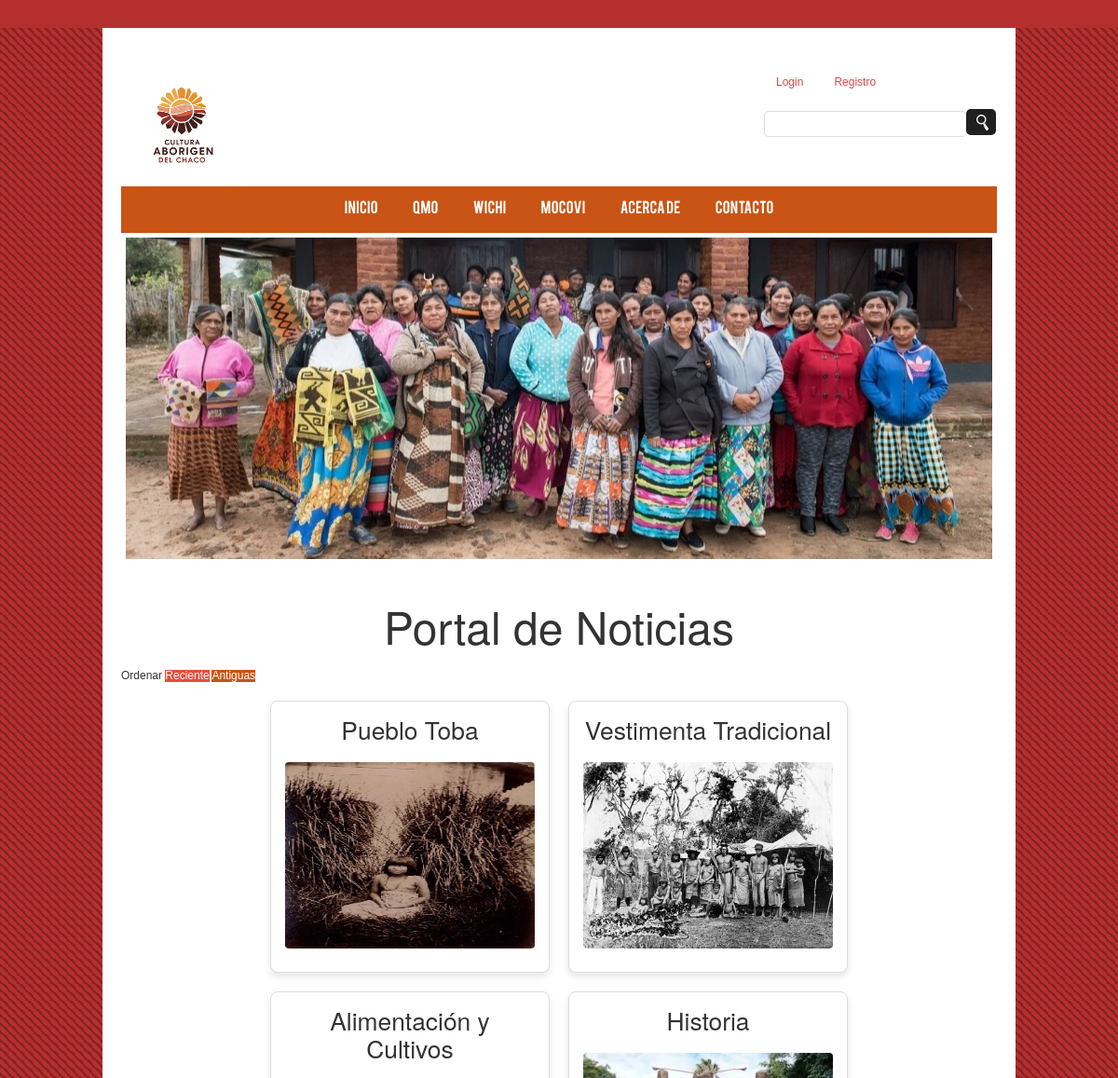
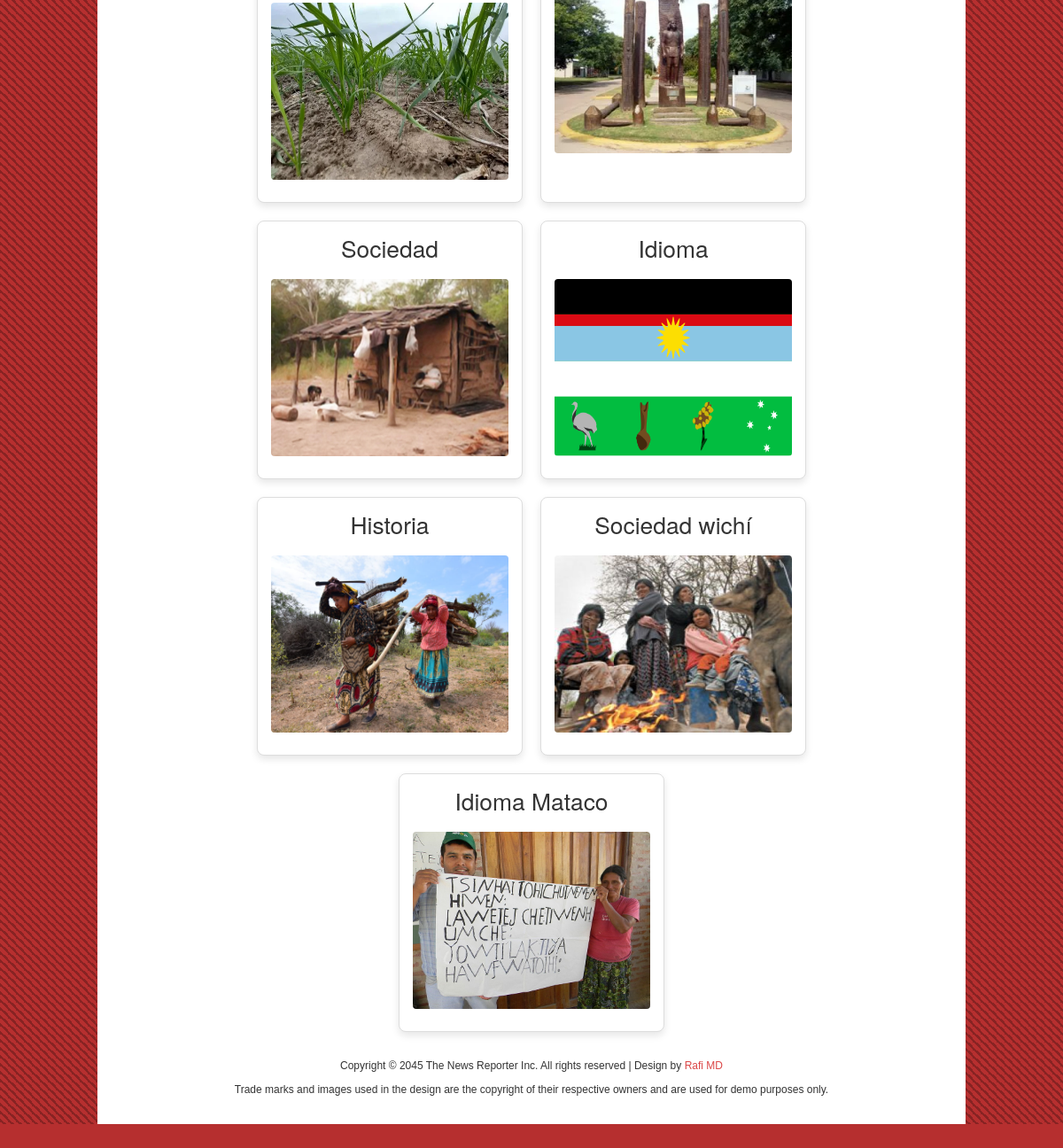
The page / on the database its author committed (2 pictures, top to bottom).
### apps/noticias/models.py (models this page shows, shortened)
class Articulo(models.Model):
    titulo = models.CharField(max_length=200)
    contenido = models.TextField()
    fecha_publicacion = models.DateTimeField(default=timezone.now)
    autor = models.CharField(max_length=100)
    categoria = models.ForeignKey(Categoria, on_delete=models.SET_NULL, null=True, blank=True, related_name='articulos')
    imagen = models.ImageField(upload_to='articulos', blank=True, null=True)

### apps/noticias/views.py (the view)
# urls.py: path('',views.Listar_Articulo, name = 'inicio'),
def Listar_Articulo(request):
    articulos = Articulo.objects.all()
    orden = request.GET.get('orden', None)
    if orden:
        if orden == 'asc':
            articulos = articulos.order_by('fecha_publicacion')
        else:
            articulos = articulos.order_by('-fecha_publicacion')
    return render(request,'noticias/listar_articulo.html',{'articulo':articulos})

### templates/noticias/listar_articulo.html (shortened to what this page needs)
{% extends 'index.html' %}
{% block contenido_cuerpo %}
    <h1 class="titulo-Principal">Portal de Noticias</h1>
    <div>
        Ordenar
        <a href="{%url 'noticias:path_listar_noticias'%}?orden=dsc"class="btn-borrar">Reciente</a>
        <a href="{%url 'noticias:path_listar_noticias'%}?orden=asc"class= "btn-modificar">Antiguas</a>
    </div>
    <div class="contenedor-articulos">
        {% for p in articulo %}
            <div class="articulo">
                <h2 class="titulo">{{p.titulo}}</h2>
                <a href="{% url 'noticias:path_detalle_articulo' p.pk %}">
                    <img src="{{p.imagen.url}}" alt="{{p.titulo}}">
                </a>
            </div>
        {% endfor %}
    </div>
{% endblock contenido_cuerpo %}

### templates/index.html (shortened to what this page needs)
{% load static %}
<!DOCTYPE html PUBLIC "-//W3C//DTD XHTML 1.0 Transitional//EN" "http://www.w3.org/TR/xhtml1/DTD/xhtml1-transitional.dtd">
<html xmlns="http://www.w3.org/1999/xhtml">
<head>
<link rel="stylesheet" type="text/css" href="{% static 'font/font-awesome.min.css'%}" />
<link rel="stylesheet" type="text/css" href="{% static 'font/font.css'%}" />
<link rel="stylesheet" type="text/css" href="{% static 'css/bootstrap.min.css'%}" media="screen" />
<link rel="stylesheet" type="text/css" href="{% static 'css/style.css'%}" media="screen" />
<link rel="stylesheet" type="text/css" href="{% static 'css/responsive.css'%}" media="screen" />
<link rel="stylesheet" type="text/css" href="{% static 'css/jquery.bxslider.css'%}" media="screen" />
</head>
<body>
<div class="body_wrapper">
  <div class="center">
    <div class="header_area">
      <div class="logo floatleft">
        <a href="#"><img src="{% static 'img/logo.png' %}" alt="alexis" /></a>
      </div>
      <div class="social_plus_search floatright">
        <div class="social">
          <ul>
              {% if user.is_authenticated %}
               <li>
                <span>Hola {{user.username}}</span>
               </li>
              <li>
                <form method="POST" action="{% url 'usuarios:path_logout' %}">
                  {% csrf_token %}
                  <button type="submit" class="btn-cerrar-sesion">Cerrar Sesión</button>
                 </form>
              </li>
              {% else %}
               <li>
                  <a href="{% url 'usuarios:path_login'%}">Login</a>
               </li>
               <li>
                  <a href="{% url 'usuarios:path_registro'%}">Registro</a>
               </li>
              {% endif %}
          </ul>
        </div>
        <div class="search">
          <form action="{% url 'noticias:buscar' %}" method="get" id="search_form" autocomplete="off">
             <input type="text" name="q" id="s" />
            <input type="submit" id="searchform" value="search" />
          </form>
        </div>
      </div>
    </div>
    <div class="main_menu_area">
      <ul id="nav">
        <li><a href="{% url 'noticias:inicio' %}">Inicio</a>
        <li><a href="{% url 'noticias:filtro_qom'%}">Qmo</a>
        <li><a href="{% url 'noticias:filtro_wichi'%}">Wichi</a></li>
        <li><a href="{% url 'noticias:filtro_mocovi'%}">Mocovi</a>
        <li><a href="{% url 'noticias:acerca_de'%}">Acerca de</a></li>
        <li><a href="{%url 'noticias:contacto'%}">Contacto</a></li>
        </li>
      </ul>
    </div>
    <div class="slider_area">
      <div class="slider">
        <ul class="bxslider">
          <li><img src="{%static 'img/pueblo-qom-originario.jpg'%}" alt="" title="Slider caption text" /></li>
      </div>
     </div>
    <br>
    <br>
<div class = "cuerpo">
    <p>
       {% block contenido_cuerpo %}
       {% endblock contenido_cuerpo %}
    </p>
</div>
<div class="copyright_text">
        <p>Copyright &copy; 2045 The News Reporter Inc. All rights reserved | Design by <a target="_blank" rel="nofollow"
          href="http://www.graphicsfuel.com/2045/10/wp-magazine-theme-template-psd/">Rafi MD</a></p>
        <p>Trade marks and images used in the design are the copyright of their respective owners and are used for demo purposes only.</p>
      </div>
    </div>
  </div>
</body>
</html>

### static/css/style.css (style rules this page uses)
* { margin:0; padding:0 }
body { font-family:Arial; font-size:12px; line-height:13px; background:top center no-repeat fixed #b62f2f }
a { color:#d52929db; text-decoration:none }
input[type=text], input[type=password], textarea { border:1px solid #ddd; padding:5px }
input[type=submit] h1, h2, h4, h5, h6 { font-weight:normal; margin:0 0 15px }
h2 { font-size:25px; line-height:30px }
img { max-width:100%; height:auto }
.floatleft { float:left }
.floatright { float:right }
.center { width:980px; display:block; margin:0 auto; padding:20px; background:#fff; transition:all 1.3s ease 0s; -moz-transition:all 1.3s ease 0s; -webkit-transition:all 1.3s ease 0s; -o-transition:all 1.3s ease 0s; -ms-transition:all 1.3s ease 0s }
div { overflow:hidden }
.slider { height:350px; overflow:visible }
.bxslider, .bx-viewport, .bx-controls, .bx-pager, .bx-controls-direction { overflow:visible }
#nav { display:block }
.body_wrapper { background:url("imagen/body_bg.png") repeat; margin-top:30px; margin-bottom:30px }
.logo { margin-top:20px; width: 130px; height: 130px; }
.social_plus_search { margin-bottom:20px }
.social { width:250px; margin:20px 0px 10px 0px }
.social ul { list-style:none outside none; margin:0; padding:0 }
.social ul li { float:left; margin-right:7px }
.social ul li a { display:block; padding:12px 13px }
.search #s { width:87% }
.search #searchform { background:url("imagen/search.png") no-repeat scroll 0 0 rgba(0,0,0,0); border:medium none; height:28px; margin-left:-4px; text-indent:-99999px; width:13% }
.main_menu_area { overflow:visible; background:#c95415; min-height:50px }
.main_menu_area ul { width: fit-content; margin:0 auto; padding:0; list-style:none }
.main_menu_area ul li { float:left; position:relative }
.main_menu_area ul li a { color:#FFF; display:block; font-family:'bebasregular'; font-size:15px; padding:18px 18.7px }
.slider_area, .slider { display:block; position:relative; width:100%; margin:0; padding:0; }
.slider * { margin:0; padding:0; }
.slider img { max-width:100%; }
.copyright_text { line-height:17px; text-align:center }
.contenedor-articulos { display: flex; flex-wrap: wrap; justify-content: center; gap: 20px; padding: 20px; }
.titulo-Principal { font-size: 4em; color: #333; margin-bottom: 20px; text-align: center; }
.articulo { border: 1px solid #ddd; border-radius: 8px; padding: 15px; box-shadow: 0 4px 8px rgba(0, 0, 0, 0.1); text-align: center; width: 300px; background-color: #fff; }
.articulo img { width: 300px; height: 200px; border-radius: 4px; margin-bottom: 10px; }
.articulo h2 { font-size: 2.2em; color: #333; margin-top: 0; }
.btn-borrar { background-color: #e74c3c; color: white; }
.btn-modificar { background-color: #c95415; color: white; }
.titulo { font-size: 3em; color:#333; margin-bottom: 20px; }
form input { width: 100%; box-sizing: border-box; padding: 10px; border-radius: 5px; border: 1px solid #ccc; font-size: 14px; }

### rows shown on the page
Articulo: titulo "Pueblo Toba", imagen (picture)
Articulo: titulo "Vestimenta Tradicional", imagen (picture)
Articulo: titulo "Alimentación y Cultivos", imagen (picture)
Articulo: titulo "Historia", imagen (picture)
Articulo: titulo "Sociedad", imagen (picture)
Articulo: titulo "Idioma", imagen (picture)
Articulo: titulo "Historia", imagen (picture)
Articulo: titulo "Sociedad wichí", imagen (picture)
Articulo: titulo "Idioma Mataco", imagen (picture)
